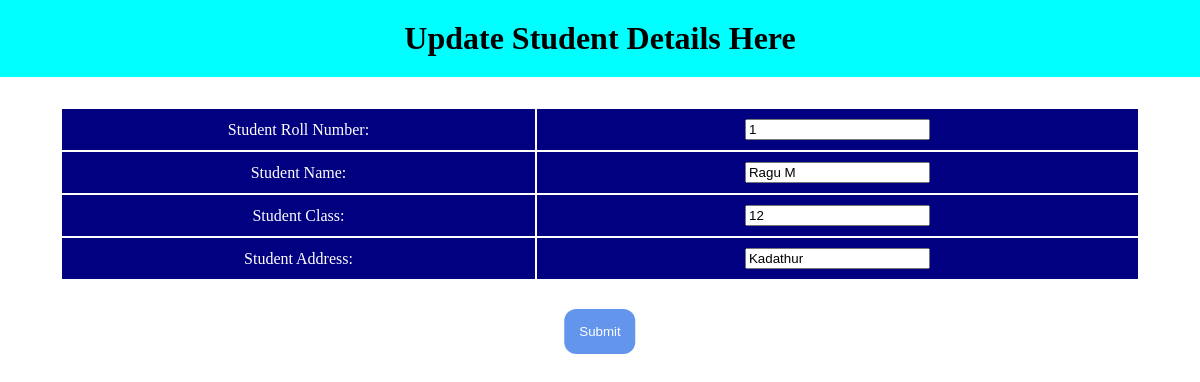
Page /StudentApp/update/1 on the committed database.
### StudentApp/models.py (models this page shows)
class Students(models.Model):
    student_roll_number = models.IntegerField()
    student_name = models.CharField(max_length=25)
    student_class = models.IntegerField()
    student_address = models.CharField(max_length=50)

### StudentApp/views.py (the view)
# urls.py: path('update/<id>', views.update),
def update(request, id):
    details = Students.objects.get(id=id)
    data_dict = {"update": details}
    if request.method == 'POST':
        form = fdetails(request.POST, instance=details)
        if form.is_valid():
            form.save()
            return redirect('/StudentApp/')
    return render(request, 'StudentApp/update.html', context=data_dict)

### Templates/StudentApp/update.html (shortened to what this page needs)
<html>
<head>
{%extends "studentapp/base.html"%}
{%block content%}
</head>
<body>
<h1> Update Student Details Here </h1>
<form method='POST'>
<table>
<tr><td>Student Roll Number:</td><td><input type='text' name='student_roll_number' value="{{update.student_roll_number}}"></td></tr>
<tr><td>Student Name:</td><td><input type='text' name='student_name' value="{{update.student_name}}"></td></tr>
<tr><td>Student Class:</td><td><input type='text' name='student_class' value="{{update.student_class}}"></td></tr>
<tr><td>Student Address:</td><td><input type='text' name='student_address' value="{{update.student_address}}"></td></tr>
</table>
<br>
<button type='submit'>Submit</button>
</form>
</body>
{%endblock%}

### Templates/StudentApp/update.html (style rules this page uses)
body { margin: 0px; }
h1 { padding: 20px; background-color: aqua; text-align: center; margin-bottom: 0; }
table { width: 90%; text-align: center; vertical-align: middle; color: white; margin: auto; margin-top: 30px; }
td { background-color: navy; padding: 10px; font-weight: 400; }
button { position: relative; margin-top: 10px; left: 50%; transform: translateX(-50%); background-color: cornflowerblue; border: none; padding: 15px; color: white; border-radius: 12px; }

### rows in the picture
Students: student_roll_number "1", student_name "Ragu M", student_class "12", student_address "Kadathur"
